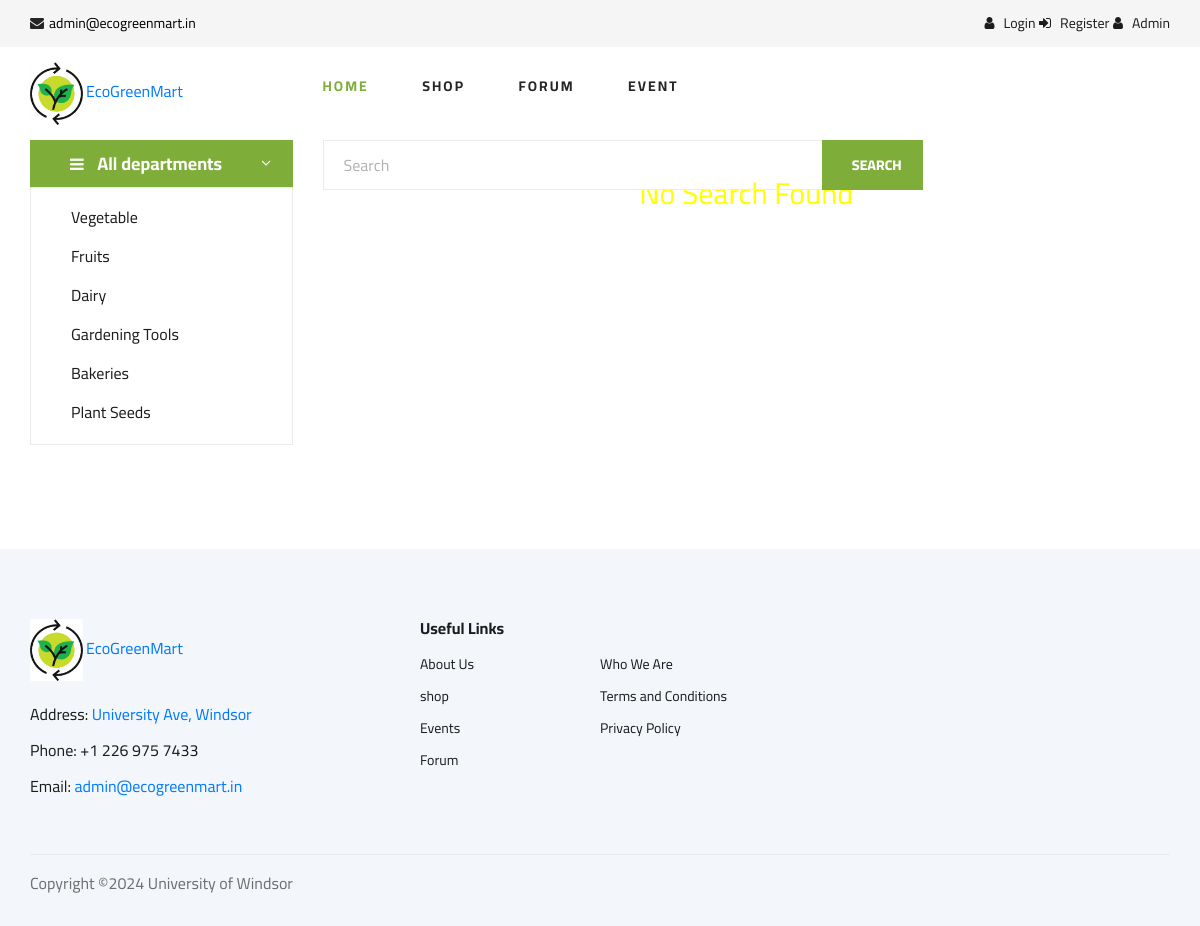
Page /search?category=Fruits on the committed database.
### userPortal/models.py (models this page shows, shortened)
class Category(models.Model):
    name = models.CharField(max_length=100)
    description = models.TextField(blank=True, null=True)
    category_image = models.ImageField(upload_to='category_image/', null=True, blank=True) # This field is used to store the image of the category

### userPortal/views.py (the view, shortened to what this page needs)
# urls.py: path('search', search_view, name='product-search'), # Search page
def search_view(request):
    query = request.GET.get('query', "")
    category = request.GET.get('category', "")
    if len(category) > 0: # If the category is provided
        products = models.Product.objects.filter(category__name__icontains=category) # Filter products by category
    else:
        products = models.Product.objects.all().filter(name__icontains=query) # Filter products by name containing the query
    categories = models.Category.objects.all() # Get all categories
    if request.user.is_authenticated: # If the user is authenticated
        try:
            cart = get_cart(request)
            product_count_in_cart = cart['product_count_in_cart'] # Get the product count in the cart
        except Exception as e:
            product_count_in_cart = 0
    else:
        product_count_in_cart = 0
    word = ""
    return render(request, 'ecom/v2/home/index.html',
                  {'products': products, 'categories': categories, 'word': word,
                   'product_count_in_cart': product_count_in_cart, 'query': query}) # Render the index template with the products, categories, word, product count in cart, and query

### userPortal/templates/ecom/v2/home/index.html (shortened to what this page needs)
<!DOCTYPE html>
{% load widget_tweaks %}
<html lang="zxx">
<head>
    {% load static %}
    {% include 'ecom/v2/base/load_css.html' %}
</head>
<body>
{% if user.is_authenticated %}
    {% include 'ecom/v2/base/header_after_login.html' %}
{% else %}
    {% include 'ecom/v2/base/header.html' %}
{% endif %}
<section class="hero">
    <div class="container">
        <div class="row">
            <div class="col-lg-3">
                <div class="hero__categories">
                    <div class="hero__categories__all">
                        <i class="fa fa-bars"></i>
                        <span>All departments</span>
                    </div>
                    <ul>
        {% for category in categories %}
<li><a href="/search?category={{ category.name }}">{{ category.name }}</a></li>
        {% endfor %}
                    </ul>
                </div>
            </div>
            <div class="col-lg-9">
                <div style="margin-bottom: -45px;width: 100%; justify-content: center; align-items: center;">
                    <div style="width: 100%; max-width: 600px;">
                        {% include 'ecom/v2/base/search.html' %}
                    </div>
                </div>
                {% if products %}
                    <h3 style="text-align:center; color:yellow;">{{ word }}</h3>
                    <br>
                    <section class="featured spad" style="padding: 50px 0;">
                        <div class="container" style="max-width: 1200px; margin: 0 auto;">
                            <div class="row featured__filter" style="justify-content: center;">
                                {% for product in products %}
                <div class=" mix {{ category.name }}">
                                <div class="product-card {{ product.category.name }}">
                                    <a href="#">
                                        <img src="{{ product.product_image.url }}" alt="Product" class="product-image" />
                                        <div class="product-details">
                                            <span class="product-category">{{ product.category.name }}</span>
                                            <p class="product-name">{{ product.name }}</p>
                                            <div class="product-price-container">
                                                <p class="product-price">${{ product.price }}</p>
                                                <div class="add-to-cart">
                                                    {% if product.stock > 0 %}
                                                    <a href="{% url 'add-to-cart' product.id %}" style="color: #7fad39;"><svg xmlns="http://www.w3.org/2000/svg" width="20" height="20" fill="currentColor" class="bi bi-bag-plus" viewBox="0 0 16 16">
                                                        <path fill-rule="evenodd" d="M8 7.5a.5.5 0 0 1 .5.5v1.5H10a.5.5 0 0 1 0 1H8.5V12a.5.5 0 0 1-1 0v-1.5H6a.5.5 0 0 1 0-1h1.5V8a.5.5 0 0 1 .5-.5z" />
                                                        <path d="M8 1a2.5 2.5 0 0 1 2.5 2.5V4h-5v-.5A2.5 2.5 0 0 1 8 1zm3.5 3v-.5a3.5 3.5 0 1 0-7 0V4H1v10a2 2 0 0 0 2 2h10a2 2 0 0 0 2-2V4h-3.5zM2 5h12v9a1 1 0 0 1-1 1H3a1 1 0 0 1-1-1V5z" />
                                                    </svg></a>
                                                    {% else %}
                                                        <span style="color: #ff4d4f;"><i class="fa fa-ban"></i> No Stock</span>
                                                    {% endif %}
                                                </div>
                                            </div>
                                        </div>
                                    </a>
                                </div>
                                </div>
                                {% endfor %}
                            </div>
                        </div>
                    </section>
                {% else %}
                    <h3 style="text-align: center; color: yellow;">No Search Found {{ query }}</h3>
                {% endif %}
                <br>
                <br>
                <br><br><br><br><br><br><br><br><br><br>
            </div>
        </div>
    </div>
</section>
{% include 'ecom/v2/base/footer.html' %}
</body>
</html>

### userPortal/static/css/style.css (style rules this page uses)
html, body { height: 100%; font-family: "Cairo", sans-serif; -webkit-font-smoothing: antialiased; font-smoothing: antialiased; }
h1, h2, h3, h4, h5, h6 { margin: 0; color: #111111; font-weight: 400; font-family: "Cairo", sans-serif; }
h3 { font-size: 30px; }
ul, ol { padding: 0; margin: 0; }
.hero { padding-bottom: 50px; }
.hero__categories__all { background: #7fad39; position: relative; padding: 10px 25px 10px 40px; cursor: pointer; }
.hero__categories__all i { font-size: 16px; color: #ffffff; margin-right: 10px; }
.hero__categories__all span { font-size: 18px; font-weight: 700; color: #ffffff; }
.hero__categories__all:after { position: absolute; right: 18px; top: 9px; content: "3"; font-family: "ElegantIcons"; font-size: 18px; color: #ffffff; }
.hero__categories ul { border: 1px solid #ebebeb; padding-left: 40px; padding-top: 10px; padding-bottom: 12px; }
.hero__categories ul li { list-style: none; }
.hero__categories ul li a { font-size: 16px; color: #1c1c1c; line-height: 39px; display: block; }
@media only screen and (min-width: 1200px) { .container { max-width: 1170px; } }

### rows in the picture
Category: name "Vegetable"
Category: name "Fruits"
Category: name "Dairy"
Category: name "Gardening Tools"
Category: name "Bakeries"
Category: name "Plant Seeds"
